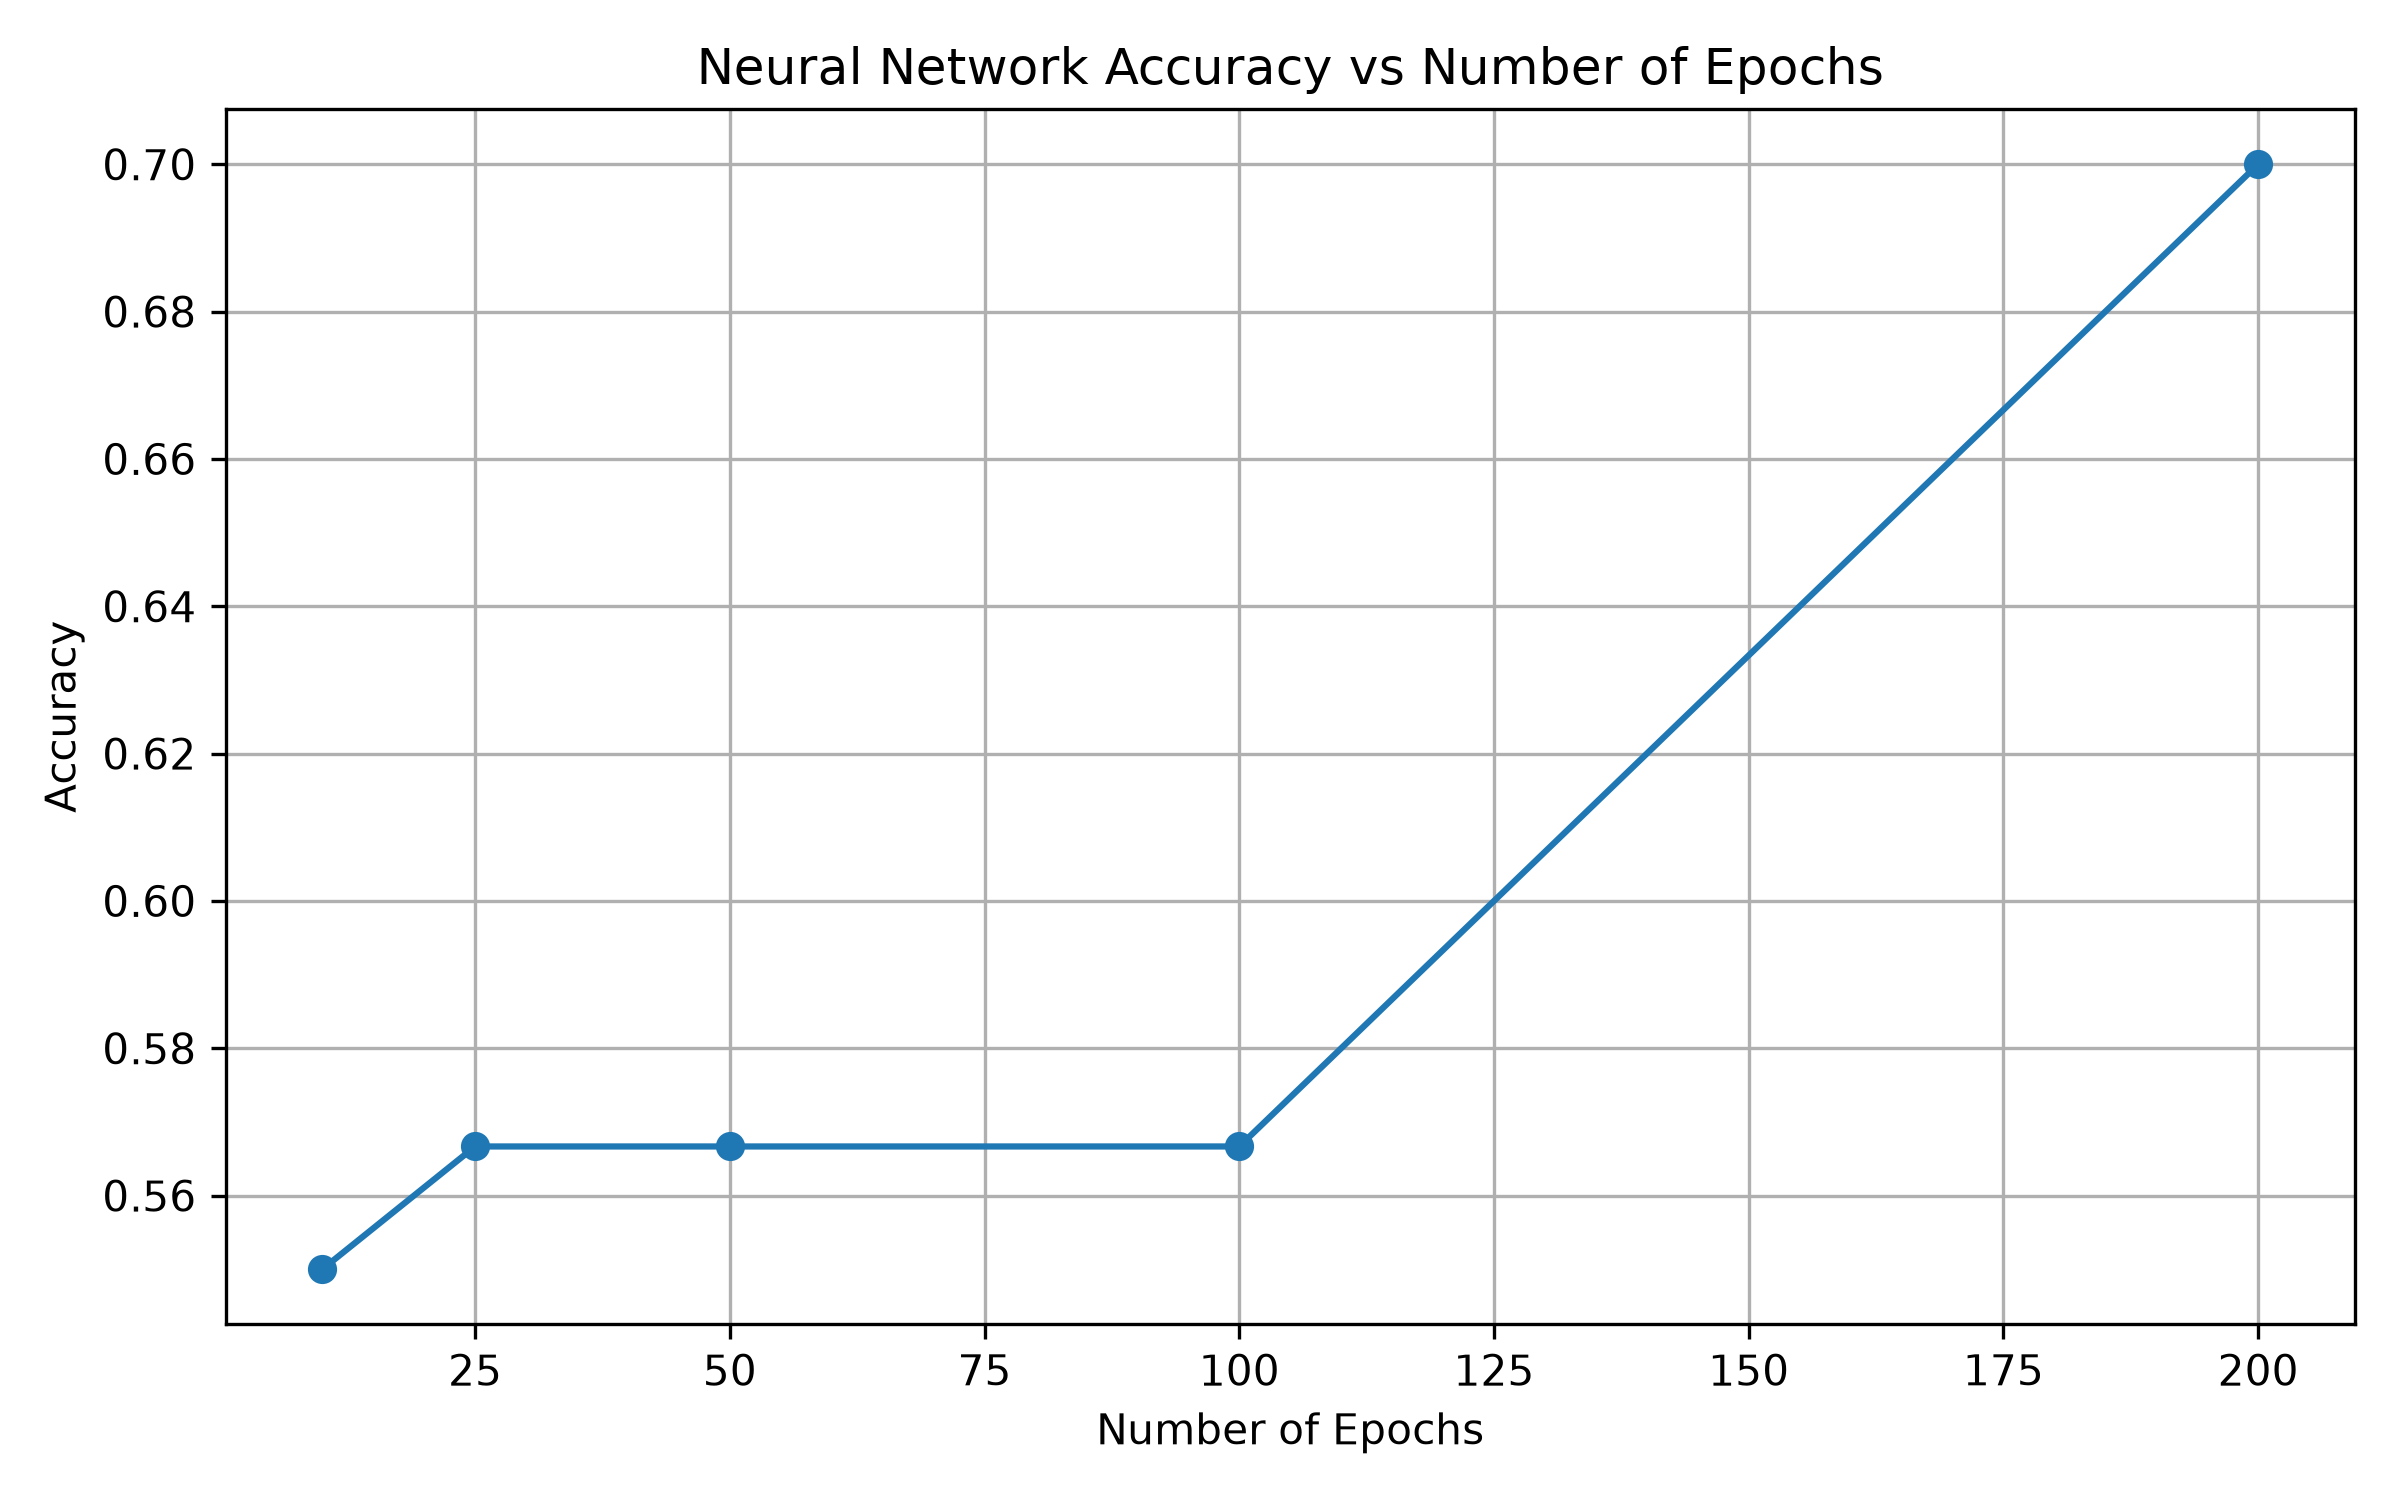

The script that saved this image:
import os
import sys
import pandas as pd
import matplotlib.pyplot as plt

from sklearn.model_selection import train_test_split
from sklearn.preprocessing import StandardScaler, LabelEncoder
from sklearn.neural_network import MLPClassifier
from sklearn.metrics import accuracy_score

try:
    sys.stdout.reconfigure(encoding="utf-8")
except Exception:
    pass

BASE_DIR = os.path.dirname(os.path.abspath(__file__))

CSV_PATH = os.path.join(
    BASE_DIR,
    "cats(1).csv"
)

OUTPUT_TXT = os.path.join(
    BASE_DIR,
    "output_epoch_comparison.txt"
)

OUTPUT_PNG = os.path.join(
    BASE_DIR,
    "epoch_comparison.png"
)

if not os.path.exists(CSV_PATH):
    print("ERROR: cats(1).csv was not found.")
    sys.exit()

df = pd.read_csv(
    CSV_PATH,
    header=None
)

df.columns = [
    "ID",
    "PetID",
    "URL",
    "Animal",
    "Age",
    "Sex",
    "Size",
    "Coat",
    "Breed",
    "Images",
    "ImageURLs"
]
features = [
    "Age",
    "Size",
    "Coat",
    "Breed"
]

target = "Sex"

X = df[features].copy()
y = df[target].copy()


# Convert categorical features
X = pd.get_dummies(
    X,
    columns=features
)


# Encode target
label_encoder = LabelEncoder()

y = label_encoder.fit_transform(y)
X_train, X_test, y_train, y_test = train_test_split(
    X,
    y,
    test_size=0.20,
    random_state=42,
    stratify=y
)
scaler = StandardScaler()

X_train = scaler.fit_transform(X_train)
X_test = scaler.transform(X_test)
epoch_values = [
    10,
    25,
    50,
    100,
    200
]
accuracies = []
# เก็บ Output ทั้งหมดไว้ใน list
output = []

output.append("========================================")
output.append("       NEURAL NETWORK LAB 6")
output.append("       EPOCH COMPARISON")
output.append("========================================")

output.append("")
output.append(f"Dataset: cats(1).csv")
output.append(f"Dataset Shape: {df.shape}")
output.append(f"Training Samples: {len(X_train)}")
output.append(f"Testing Samples: {len(X_test)}")

output.append("")
output.append("Neural Network Configuration:")
output.append("Hidden Layers: 2")
output.append("Neurons: 16, 8")
output.append("Activation: ReLU")
output.append("Solver: Adam")

output.append("")
output.append("========================================")
output.append("       EPOCH COMPARISON RESULTS")
output.append("========================================")


for epochs in epoch_values:

    model = MLPClassifier(
        hidden_layer_sizes=(16, 8),
        activation="relu",
        solver="adam",
        max_iter=epochs,
        random_state=42
    )

    model.fit(
        X_train,
        y_train
    )

    y_pred = model.predict(
        X_test
    )

    accuracy = accuracy_score(
        y_test,
        y_pred
    )

    accuracies.append(accuracy)

    result = (
        f"Epochs: {epochs:3d} | "
        f"Accuracy: {accuracy:.4f} | "
        f"{accuracy * 100:.2f}%"
    )

    output.append(result)

    print(result)
results = pd.DataFrame({
    "Epochs": epoch_values,
    "Accuracy": accuracies
})

output.append("")
output.append("========================================")
output.append("           RESULTS TABLE")
output.append("========================================")

output.append(
    results.to_string(index=False)
)
best_index = accuracies.index(
    max(accuracies)
)

best_epoch = epoch_values[best_index]

best_accuracy = accuracies[best_index]


output.append("")
output.append("========================================")
output.append("           BEST RESULT")
output.append("========================================")

output.append(
    f"Best Epochs: {best_epoch}"
)

output.append(
    f"Best Accuracy: {best_accuracy * 100:.2f}%"
)
with open(
    OUTPUT_TXT,
    "w",
    encoding="utf-8"
) as file:

    file.write(
        "\n".join(output)
    )
plt.figure(figsize=(8, 5))

plt.plot(
    epoch_values,
    accuracies,
    marker="o"
)

plt.xlabel("Number of Epochs")
plt.ylabel("Accuracy")

plt.title(
    "Neural Network Accuracy vs Number of Epochs"
)

plt.grid(True)
plt.tight_layout()

plt.savefig(
    OUTPUT_PNG,
    dpi=300
)

plt.show()
print("")
print("========================================")
print("OUTPUT FILES CREATED")
print("========================================")

print("Text Output:")
print(OUTPUT_TXT)

print("")
print("Graph:")
print(OUTPUT_PNG)

print("")
print("Done!")
